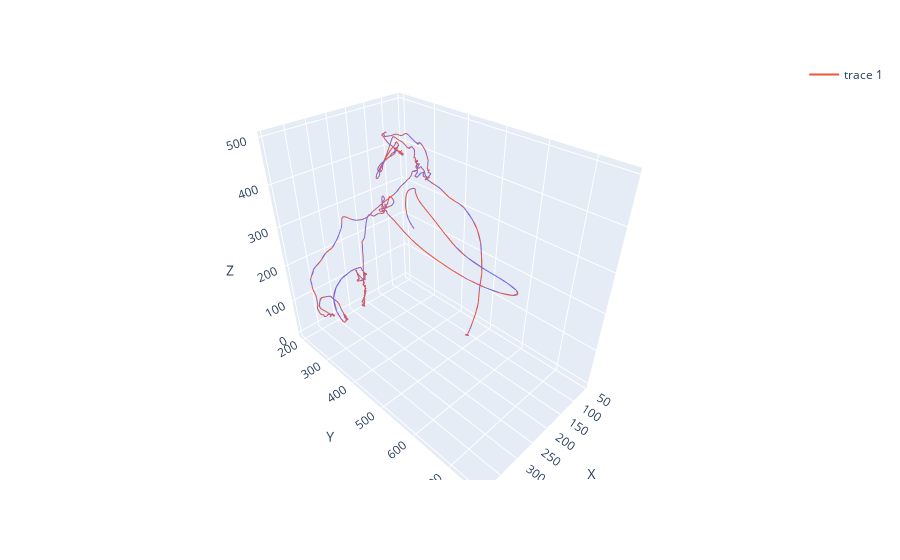

Notebook cell for this chart:
### Code cell
tip = subsampled.loc[subsampled["MARKER_NR"] == "tip7", :]
fig = px.line_3d(tip, x="X", y="Y", z="Z", hover_data=["FRAME"])
actual = dataMario.loc[dataMario["MARKER_NR"] == "tip7", :]
fig.add_trace(go.Scatter3d(x=actual["X"], y=actual["Y"], z=actual["Z"], mode="lines"))
fig.write_html("subsampling1kResultsTip7.html")
fig.show()

### Figure 1 — Plotly figure (JSON) as saved in the notebook; plotly's stock layout.template omitted (floating-point values rounded to 4 significant figures; data arrays with more than 128 entries replaced by an {"elided": "..."} marker saying what was removed)
{"data": [{"customdata": {"elided": "1000x1 int values"}, "hovertemplate": "X=%{x}<br>Y=%{y}<br>Z=%{z}<br>FRAME=%{customdata[0]}<extra></extra>", "legendgroup": "", "line": {"color": "#636efa", "dash": "solid"}, "marker": {"symbol": "circle"}, "mode": "lines", "name": "", "scene": "scene", "showlegend": false, "type": "scatter3d", "x": {"elided": "1000 float values"}, "y": {"elided": "1000 float values"}, "z": {"elided": "1000 float values"}}, {"mode": "lines", "type": "scatter3d", "x": {"elided": "12020 float values"}, "y": {"elided": "12020 float values"}, "z": {"elided": "12020 float values"}}], "layout": {"legend": {"tracegroupgap": 0}, "margin": {"t": 60}, "scene": {"domain": {"x": [0, 1], "y": [0, 1]}, "xaxis": {"title": {"text": "X"}}, "yaxis": {"title": {"text": "Y"}}, "zaxis": {"title": {"text": "Z"}}}}}
